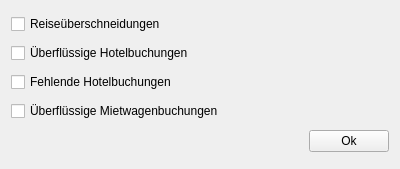
<?xml version="1.0" encoding="UTF-8"?>
<ui version="4.0">
 <class>CheckSettings</class>
 <widget class="QWidget" name="CheckSettings">
  <property name="geometry">
   <rect>
    <x>0</x>
    <y>0</y>
    <width>400</width>
    <height>169</height>
   </rect>
  </property>
  <property name="windowTitle">
   <string>CheckSettings</string>
  </property>
  <layout class="QVBoxLayout" name="verticalLayout">
   <item>
    <widget class="QCheckBox" name="travelOverlaps">
     <property name="text">
      <string>Reiseüberschneidungen</string>
     </property>
    </widget>
   </item>
   <item>
    <widget class="QCheckBox" name="tooManyHotels">
     <property name="text">
      <string>Überflüssige Hotelbuchungen</string>
     </property>
    </widget>
   </item>
   <item>
    <widget class="QCheckBox" name="tooLittleHotels">
     <property name="text">
      <string>Fehlende Hotelbuchungen</string>
     </property>
    </widget>
   </item>
   <item>
    <widget class="QCheckBox" name="tooManyRentalCars">
     <property name="text">
      <string>Überflüssige Mietwagenbuchungen</string>
     </property>
    </widget>
   </item>
   <item>
    <layout class="QHBoxLayout" name="horizontalLayout">
     <item>
      <spacer name="horizontalSpacer">
       <property name="orientation">
        <enum>Qt::Orientation::Horizontal</enum>
       </property>
       <property name="sizeHint" stdset="0">
        <size>
         <width>40</width>
         <height>20</height>
        </size>
       </property>
      </spacer>
     </item>
     <item>
      <widget class="QPushButton" name="ok">
       <property name="text">
        <string>Ok</string>
       </property>
      </widget>
     </item>
    </layout>
   </item>
  </layout>
 </widget>
 <resources/>
 <connections/>
</ui>
